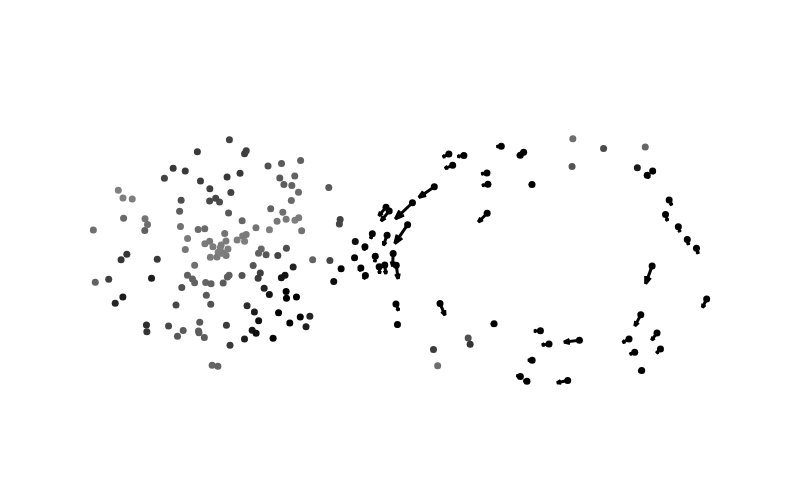

Notebook code cell kept with this figure:
### Markdown cell above
1-forms have a Hodge decomposition, and we can project these 1-forms onto their 'exact' part. We first find the function f such that df is their exact part.

Eigenforms of the Hodge Lapacian should be entirely harmonic, df (for a function f) or d^*a (for a 2-form a). We can test this here.

### Code cell
a1_grad_function = DG_data.grad_decomp_matrix() @ a1
a2_grad_function = DG_data.grad_decomp_matrix() @ a2

a1_exact_part = DG_data.d0() @ a1_grad_function
a2_exact_part = DG_data.d0() @ a2_grad_function

norm_a1_exact_part = contract('ij,i,j', DG_data.G1(), a1_exact_part, a1_exact_part)**0.5
norm_a2_exact_part = contract('ij,i,j', DG_data.G1(), a2_exact_part, a2_exact_part)**0.5

print('Exact part of a_1 has norm', norm_a1_exact_part.round(3))
plot_quiver_plain(a1_exact_part, DG_data).show()

print('Exact part of a_2 has norm', norm_a2_exact_part.round(3))
plot_quiver_plain(a2_exact_part, DG_data).show()

### Figure 1 — Plotly figure (JSON) as saved in the notebook; plotly's stock layout.template omitted (floating-point values rounded to 4 significant figures; data arrays with more than 128 entries replaced by an {"elided": "..."} marker saying what was removed)
{"data": [{"line": {"width": 3}, "marker": {"color": "black"}, "mode": "lines", "type": "scatter", "x": {"elided": "1400 float values"}, "y": {"elided": "1400 float values"}}, {"marker": {"cmax": 0.008809, "cmin": 8.809e-05, "color": {"elided": "200 float values"}, "colorscale": [[0, "gray"], [1, "black"]], "size": 7}, "mode": "markers", "type": "scatter", "x": {"elided": "200 float values"}, "y": {"elided": "200 float values"}}], "layout": {"height": 500, "hovermode": "closest", "paper_bgcolor": "rgba(0,0,0,0)", "plot_bgcolor": "rgba(0,0,0,0)", "showlegend": false, "width": 800, "xaxis": {"range": [-1.184, 1.217], "visible": false}, "yaxis": {"range": [-0.5249, 0.4849], "scaleanchor": "x", "scaleratio": 1, "visible": false}}}
